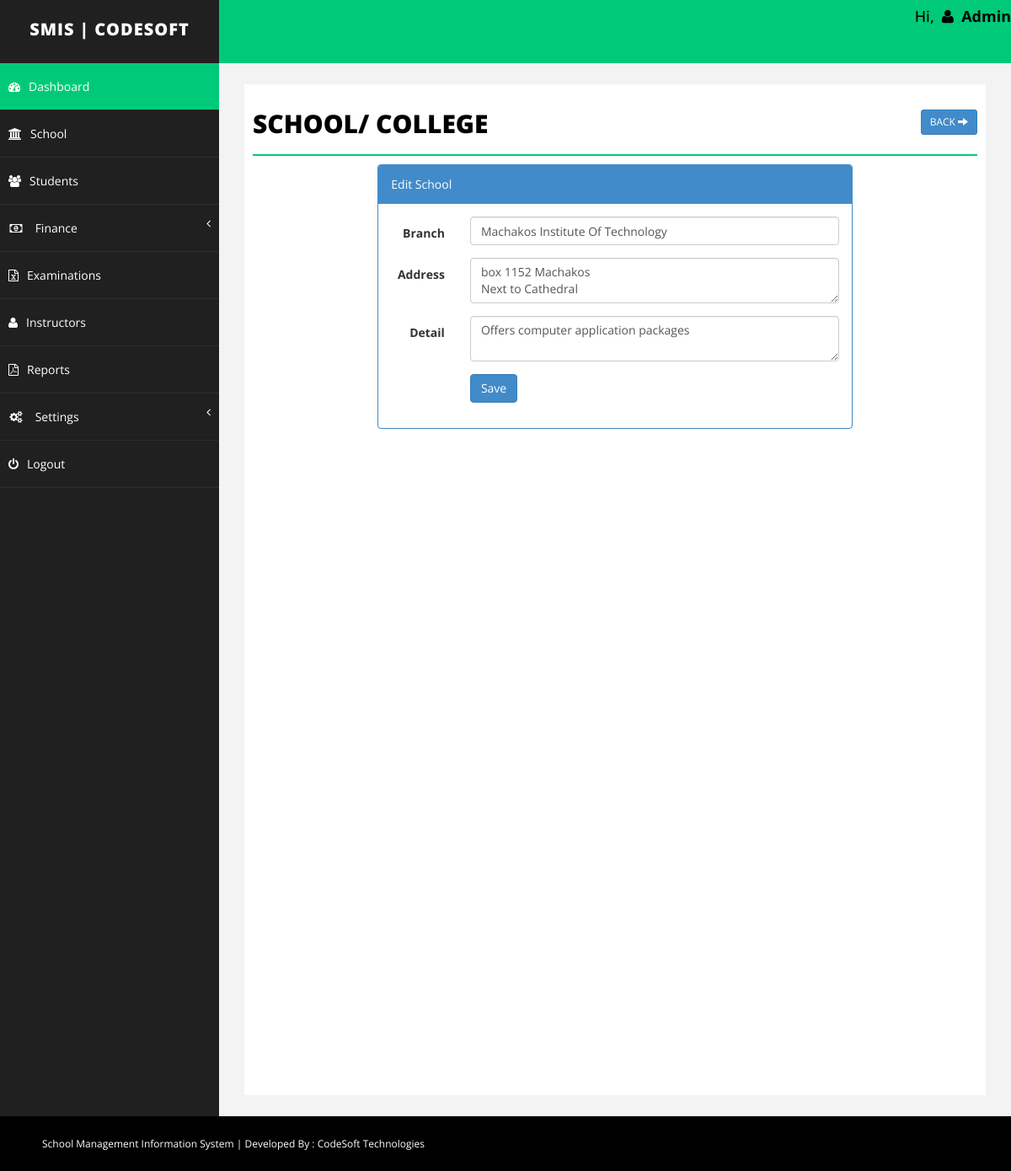
Page /School/branch.php?action=edit&id=5 (signed in) on the committed database.
### tables this page shows
CREATE TABLE `branch` (
  `id` int(255) NOT NULL,
  `branch` varchar(255) NOT NULL,
  `address` text NOT NULL,
  `detail` text NOT NULL,
  `delete_status` enum('0','1') NOT NULL DEFAULT '0'
);

### School/branch.php (the view, shortened to what this page needs)
<?php
	include("../Include/dbconnect.php");
	$branch='';
	$address='';
	$detail = '';
	$action = "add";
	if(isset($_GET['action']) && $_GET['action']=="edit" ){
		$id = isset($_GET['id'])?mysqli_real_escape_string($conn,$_GET['id']):'';
		$sqlEdit = $conn->query("SELECT * FROM branch WHERE id='".$id."'");
		if($sqlEdit->num_rows)
		{
			$rowsEdit = $sqlEdit->fetch_assoc();
			extract($rowsEdit);
			$action = "update";
		}else
		{
			$_GET['action']="";
		}
	}
?>
<!DOCTYPE html>
<html xmlns="http://www.w3.org/1999/xhtml">
<head>
	<?php include("../Include/links.php"); ?>
</head>
<?php
	include("../Include/header.php");
?>
        <div id="page-wrapper">
            <div id="page-inner">
                <div class="row">
                    <div class="col-md-12">
                        <h1 class="page-head-line">School/ College
							<?php
								echo (isset($_GET['action']) && @$_GET['action']=="add" || @$_GET['action']=="edit")?
								' <a href="branch.php" class="btn btn-primary btn-sm pull-right">Back <i class="glyphicon glyphicon-arrow-right"></i></a>':'<a href="branch.php?action=add" class="btn btn-primary btn-sm pull-right"><i class="glyphicon glyphicon-plus"></i> Add </a>';
							?>
						</h1>
                    </div>
                </div>
				<?php
				if(isset($_GET['action']) && @$_GET['action']=="add" || @$_GET['action']=="edit")
				{
				?>
				<div class="row">
					<div class="col-sm-8 col-sm-offset-2">
						<div class="panel panel-primary">
							<div class="panel-heading">
								 <?php echo ($action=="add")? "Add School": "Edit School"; ?>
							</div>
							<form action="branch.php" method="post" id="signupForm1" class="form-horizontal">
								<div class="panel-body">
									<div class="form-group">
										<label class="col-sm-2 control-label" for="Old">Branch </label>
										<div class="col-sm-10">
											<input type="text" class="form-control" id="branch" name="branch" value="<?php echo $branch;?>"  />
										</div>
									</div>
									<div class="form-group">
										<label class="col-sm-2 control-label" for="Password"> Address </label>
										<div class="col-sm-10">
											<textarea class="form-control" id="address" name="address"><?php echo $address;?></textarea >
										</div>
									</div>
									<div class="form-group">
										<label class="col-sm-2 control-label" for="Confirm"> Detail</label>
										<div class="col-sm-10">
												<textarea class="form-control" name="detail" id="detail"><?php echo $detail;?></textarea >
										</div>
									</div>
									<div class="form-group">
										<div class="col-sm-8 col-sm-offset-2">
											<button type="submit" name="save" class="btn btn-primary">Save </button>
										</div>
									</div>
								</div>
							</form>
						</div>
					</div>
				</div>
				<?php
				}
				?>
            </div>
        </div>
    </div>
    <?php
        include("../Include/footer.php");
    ?>
</body>
</html>

### css/basic.css (style rules this page uses)
body { font-family: 'Open Sans', sans-serif; line-height:25px; }
#page-wrapper { padding: 15px 15px; min-height: 600px; background: #F3F3F3; }
#page-inner { width: 100%; margin: 10px 20px 10px 0px; background-color: #fff!important; padding: 10px; min-height: 1200px; }
.page-head-line { font-size: 30px; text-transform: uppercase; color: #000; font-weight: 800; padding-bottom: 20px; border-bottom: 2px solid #00CA79; margin-bottom: 10px; }
@media (min-width:768px) { #page-wrapper { margin: 0 0 0 260px; padding: 15px 30px; min-height: 1200px; } }

### rows in the picture
branch: branch "Machakos Institute Of Technology", address "box 1152 Machakos Next to Cathedral", detail "Offers computer application packages"

### other values in the picture
$_SESSION['username'] "Admin"
